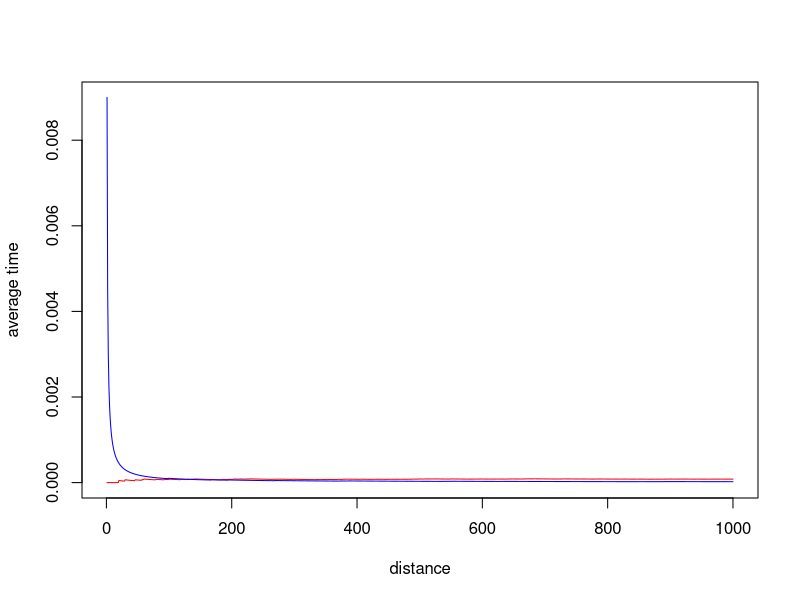

Recreate this plot in R.
# naive solution #

fib_recursive <- function(n){
  if (n <= 1){
    return (n)
  }
  return (fib_recursive(n-1) + fib_recursive(n-2))
}

fib_efficient <-function(n){
  if(n < 2 ){
    return(n)
  }
  a <- 0
  b <- 1
  range <- n-1
  for( i in 1:range) {
    a <- b
    b <- a + b
  }
  return (a)
}

some <- fib_efficient(3)

horse1 <- replicate(1000, unname(system.time( fib_recursive(10) ))[1])
horse2 <- replicate(1000, unname(system.time( fib_efficient(10) ))[1])
mean(horse1)
mean (horse2)

horse1_av <- cumsum(horse1) / seq_along(horse1)
horse2_av <- cumsum(horse2) / seq_along(horse2)

topY <- max(horse1_av, horse2_av)
lowY <- min(horse1_av, horse2_av)

plot(horse1_av, type = "l", col = "red", ylim = c(lowY, topY), 
     xlab = "distance", ylab = "average time")
lines(horse2_av, col = "blue")




